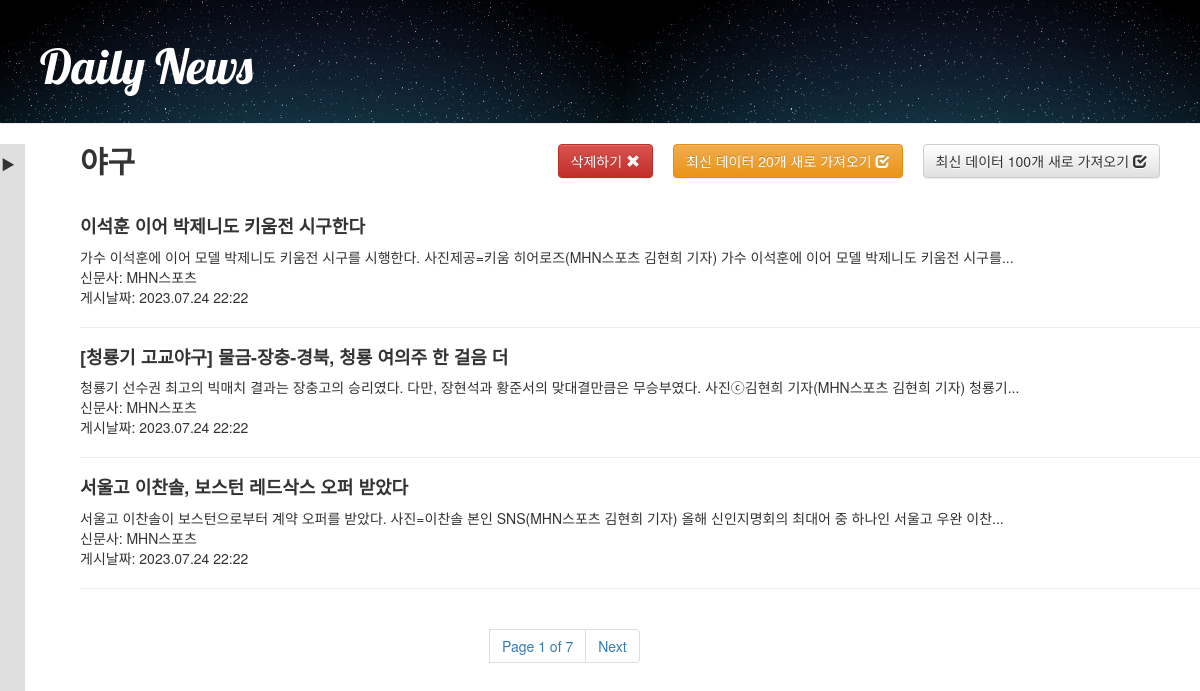
Page /news/sports/kbaseball/ on the committed database.
### news/models.py (models this page shows, shortened)
class Letter(models.Model):
    category = models.CharField(max_length=10, default="", null=True)
    topic = models.CharField(max_length=10, default="", null=True)
    title = models.CharField(max_length=100,default="", primary_key=True)
    letter_link = models.URLField(max_length=100)
    published_date = models.CharField(max_length=20, default="", null=True)
    created_date = models.DateTimeField(default=timezone.now)
    preview = models.TextField()
    writer = models.CharField(max_length=20,default="", null=True)

### news/views.py (the view)
# urls.py: path('news/sports/<str:sports>/', views.news_sports, name='news_sports'),
def news_sports(request, sports):
    if request.method == 'POST':
        UDform = UDForm(request.POST)
        if UDform.is_valid():
            if UDform.cleaned_data['UD'] == 'update':
                contents = selenium_parsing(sports)
                for data in contents:
                    form = Letter(
                        category = 'sports',
                        topic= sports,
                        title= data[0],
                        letter_link=data[1],
                        published_date=data[2],
                        preview= data[3],
                        writer=data[4]
                        )
                    form.save()
            elif UDform.cleaned_data['UD'] == 'new100':
                contents = selenium_parsing_new100(sports)
                for data in contents:
                    form = Letter(
                        category = 'sports',
                        topic= sports,
                        title= data[0],
                        letter_link=data[1],
                        published_date=data[2],
                        preview= data[3],
                        writer=data[4]
                        )
                    form.save()
            elif UDform.cleaned_data['UD'] =='delete':
                Letter.objects.filter(topic=sports).delete()
    else:
        print('GET')
    News = Letter.objects.filter(topic= sports ,created_date__lte = timezone.now())
    paginator = Paginator(News,3)
    page_no = request.GET.get('page')
    try:
        News_p = paginator.page(page_no)
    except PageNotAnInteger:
        News_p = paginator.page(1)
    except EmptyPage:
        News_p = paginator.page(paginator.num_pages)
    return render(request, 'news/news_sports.html',{'message':News_p, 'key':sports})

### news/templatetags/filters.py (called while the page is built)
@register.filter()
def __topic(value):
    if value =='259':
        return '금융'
    elif value == '258':
        return '증권'
    elif value == '261':
        return '산업/재계'
    elif value == '731':
        return '모바일'
    elif value == '226':
        return '인터넷/SNS'
    elif value == '227':
        return '통신/뉴미디어'
    elif value == 'kbaseball':
        return '야구'
    elif value == 'kfootball':
        return '축구'
    elif value == 'wfootball':
        return '해외축구'

### news/templates/news/news_sports.html (shortened to what this page needs)
{% extends "news/home.html"%}
{% block content %}
{% load static %}
    {% load filters %}
<link rel="stylesheet" type="text/css" href="{% block stylesheet %}{% static 'news/css/news.css' %}{% endblock %}" />
    <div class = "save">
        <form action="" method="post">
            <button type="submit" name="UD" value="new100" class="save btn btn-default">최신 데이터 100개 새로 가져오기
                <span class="glyphicon glyphicon-check"></span>
            </button>
             <button type="submit" name="UD" value="update" class="save btn btn-warning">최신 데이터 20개 새로 가져오기
                <span class="glyphicon glyphicon-check"></span>
            </button>
            <button type="submit" name="UD" value="delete"  class="save btn btn-danger">삭제하기
                <span class="glyphicon glyphicon-remove"></span>
            </button>
        </form>
    </div>
    <div>
        <h2 id = "font-bold">
         {{ key|__topic }}
        </h2>
        <br>
        {% for data in message%}
            <h4>
                <li id ="font-bold">
                    <a href="{{data.letter_link}}" target="_blank">{{ data.title }}</a>
                </li>
            </h4>
            <li>{{data.preview}}</li>
            <li> 신문사: {{data.writer}}</li>
            <li> 게시날짜: {{data.published_date}}</li>
            <hr>
        {% endfor %}
    </div>
    <div id="wrap">
    {% include 'news/news_pagination.html' with page=message %}
    </div>
{% endblock %}

### news/static/news/css/news.css (style rules this page uses)
.save { margin-right: 20px; float : right; }
#wrap { width:300px; height:300px; margin:0 auto; }
#font-bold { font-weight: bold; }
body, ul, li { padding: 0; margin: 0; list-style: none; }
a { color: inherit; text-decoration: none; }
body { height: 10000px; }

### rows in the picture
Letter: title "이석훈 이어 박제니도 키움전 시구한다", preview "가수 이석훈에 이어 모델 박제니도 키움전 시구를 시행한다. 사진제공=키움 히어로즈(MHN스포츠 김현희 기자) 가수 이석훈에 이어 모델 박제니도 키움전 시구를...", writer "MHN스포츠", published_date "2023.07.24 22:22"
Letter: title "[청룡기 고교야구] 물금-장충-경북, 청룡 여의주 한 걸음 더", preview "청룡기 선수권 최고의 빅매치 결과는 장충고의 승리였다. 다만, 장현석과 황준서의 맞대결만큼은 무승부였다. 사진ⓒ김현희 기자(MHN스포츠 김현희 기자) 청룡기...", writer "MHN스포츠", published_date "2023.07.24 22:22"
Letter: title "서울고 이찬솔, 보스턴 레드삭스 오퍼 받았다", preview "서울고 이찬솔이 보스턴으로부터 계약 오퍼를 받았다. 사진=이찬솔 본인 SNS(MHN스포츠 김현희 기자) 올해 신인지명회의 최대어 중 하나인 서울고 우완 이찬...", writer "MHN스포츠", published_date "2023.07.24 22:22"

### other values in the picture
{{ key|__topic }} "야구"
{{ page.number }} "1"
{{ page.paginator.num_pages }} "7"
